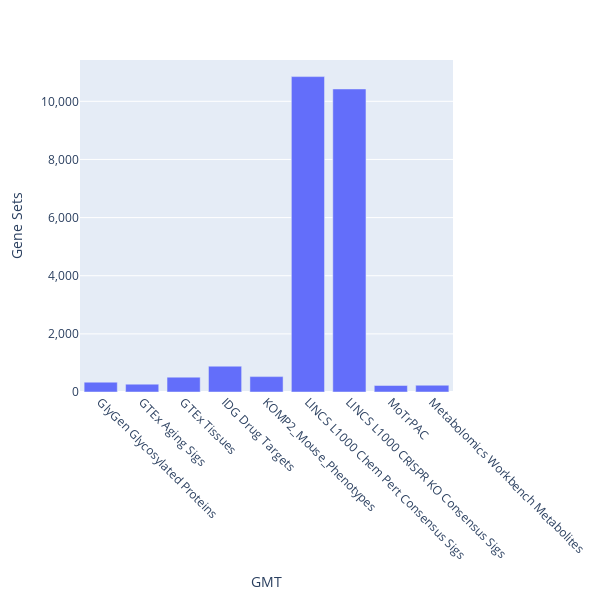

This figure's notebook cell:
### Code cell
plot_genesets()

### Figure 1 — Plotly figure (JSON) as saved in the notebook; plotly's stock layout.template omitted (floating-point values rounded to 4 significant figures)
{"data": [{"alignmentgroup": "True", "hovertemplate": "GMT=%{x}<br>Gene Sets=%{y}<extra></extra>", "legendgroup": "", "marker": {"color": "#636efa", "pattern": {"shape": ""}}, "name": "", "offsetgroup": "", "orientation": "v", "showlegend": false, "textposition": "auto", "type": "bar", "x": ["GlyGen Glycosylated Proteins", "GTEx Aging Sigs", "GTEx Tissues", "IDG Drug Targets", "KOMP2_Mouse_Phenotypes", "LINCS L1000 Chem Pert Consensus Sigs", "LINCS L1000 CRISPR KO Consensus Sigs", "MoTrPAC", "Metabolomics Workbench Metabolites"], "xaxis": "x", "y": [338, 270, 511, 888, 529, 10850, 10424, 225, 233], "yaxis": "y"}], "layout": {"barmode": "relative", "height": 600, "legend": {"tracegroupgap": 0}, "margin": {"t": 60}, "width": 600, "xaxis": {"anchor": "y", "autorange": true, "domain": [0, 1], "range": [-0.5, 8.5], "tickangle": 45, "title": {"text": "GMT"}, "type": "category"}, "yaxis": {"anchor": "x", "autorange": true, "domain": [0, 1], "range": [0, 11420.0], "tickformat": ",", "title": {"text": "Gene Sets"}, "type": "linear"}}}
